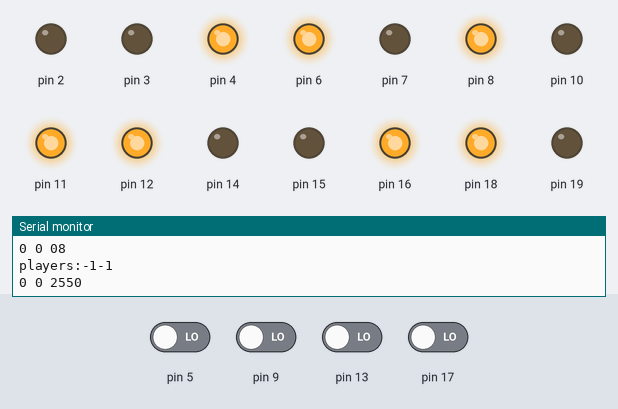
This sketch was run on a simulated Arduino Uno, built with avr-gcc and run on an emulated ATmega328P. Parts: output pins drawn as LEDs (lit = HIGH), the last lines printed to the serial monitor. The test bench sets the inputs (shaded band); at power-on: pin 5, pin 9, pin 13, pin 17 LOW. Random numbers use the default seed unless the sketch sets one.

Above: at 1.3 s.
1.4 s: pin 5 driven HIGH
4.4 s: pin 17 driven HIGH
At 5.4 s:
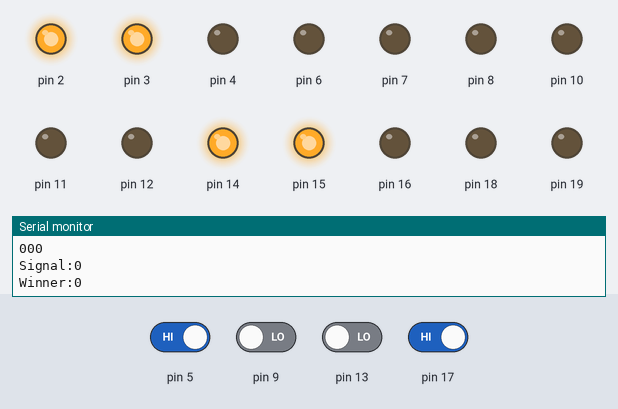
6.1 s: pin 9 driven HIGH
At 6.7 s:
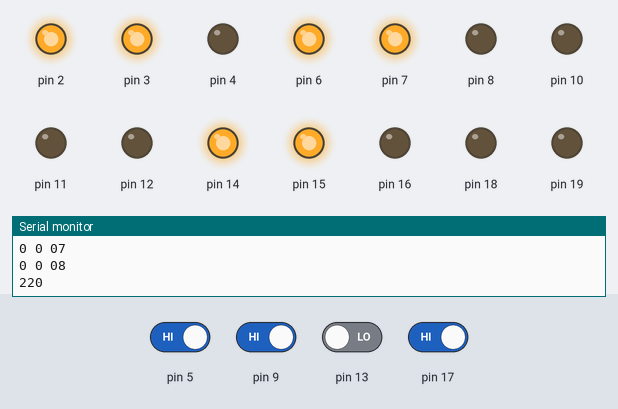
7.6 s: pin 13 driven HIGH
At 8.9 s:
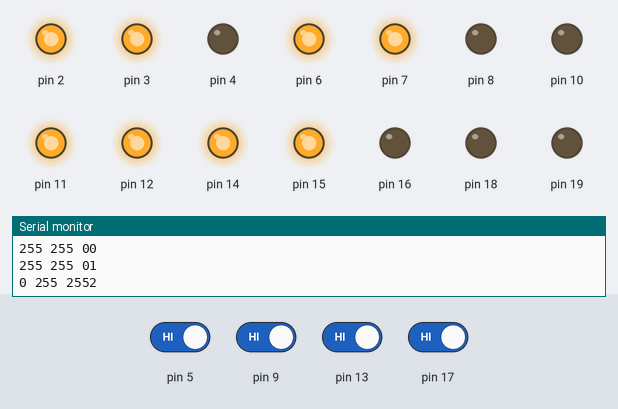
Timing chart, 0 to 10.1 s (numbered marks = the images above; inputs shaded):
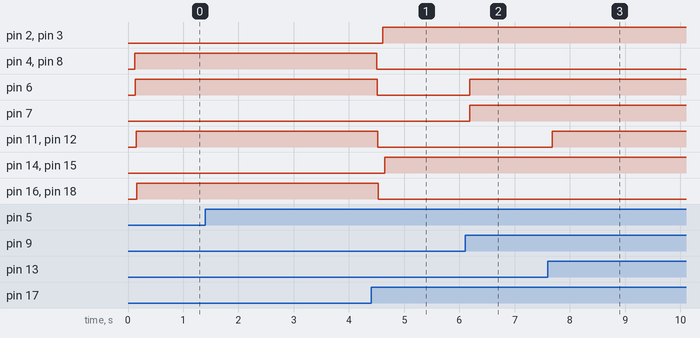

The sketch:

Tick_Tack_Toe_1_5.ino
```cpp
//--Menu---
boolean menu = true;
int players[] = {-1,-1};    //0-> cSchwer 1-> cLeicht 2->player

//--Tick-Tack-Toe---
int leds[][3][3] = {{{0,0,0},{0,0,0},{0,0,0}},
                    {{0,0,0},{0,0,0},{0,0,0}},
                    {{0,0,0},{0,0,0},{0,0,0}}};         //255 -> aus, 0-> an
int board[][3]  = {{0,0,0},
                   {0,0,0},
                   {0,0,0}};  //0-> nobody, 1-> player1, 2-> player2
boolean pl  = true;           //player: true -> player1, false -> player2
int win = 0;
int winanfrm = 0;             //winAnimationFrame


void setup() {                                                                                                 //mögliche Modi: Tick Tack Toe -> PvP,PvC,CvC, Simon Says
  Serial.begin(9600);
  randomSeed(analogRead(0));    //for random numbers

  for(int i = 1; i <= 36; i++){    //36 Ports (2R,3G,4B,5S)
    if(i%4 == 0){
      pinMode(i+1,INPUT);
      Serial.println("IN");
    }
    else{
      pinMode(i+1,OUTPUT);
      Serial.println("OUT");
    }
  }
}

void loop() {
  if(menu){
    get_menu();
    get_input();
    Serial.print("players:");Serial.print(players[0]);Serial.println(players[1]);
    if(players[0] != -1 && players[1] != -1){
      menu = false;
      reset();
    }
  }else{
    int s = get_board();
    if(s == 1){   //reset
      reset();
    }else if(s == 2){ //back to menu
      reset();
      m_reset();
    }

    if(win == 0){
      win = get_win();
    }else{
      winAnimation(win);
    }
    Serial.print("Signal:");
    Serial.println(s);

    Serial.print("Winner:");
    Serial.println(win);
  }
  boardToLeds();
  show();
}

void get_menu(){    //CAREFULL: fliped along x-Axis
  //rot player1          1
  //blau player2         2
  //gruen computerleicht 3
  //gelb computerschwer  4
  board[2][0] = 1;
  board[1][0] = 3;
  board[0][0] = 4;
  board[2][1] = 2;
  board[1][1] = 3;
  board[0][1] = 4;
}

void get_input(){
  for(int i = 0; i < 6; i++){
    if(digitalRead(5+4*i) == HIGH){
      players[i / 3] = i % 3;
    }
  }
}

void reset(){
  for(int i = 0; i < 9; i++){
      leds[i % 3][i / 3][0] = 0;             //255 -> aus, 0-> an
      leds[i % 3][i / 3][1] = 0;
      leds[i % 3][i / 3][2] = 0;
      board[i % 3][i / 3]   = 0;             //0-> nobody, 1-> player1, 2-> player2
  }

  pl  = true;                 //player: true -> player1, false -> player2
  win = 0;
  winanfrm = 0;                //winAnimationFrame
}
void m_reset(){
  menu = true;
  players[0] = -1;
  players[1] = -1;
}

int get_board(){
  for(int i = 0; i < 9; i++){
    if(digitalRead(5+4*i) == HIGH && board[i % 3][i / 3] == 0){  //if it hasn't been pressed befor
      if(pl)
        board[i % 3][i / 3] = 1;    //CAREFULL: fliped along x-Axis
      else
        board[i % 3][i / 3] = 2;    //CAREFULL: fliped along x-Axis
      pl = !pl;
    }
  }
  Serial.print(board[0][0]);
  Serial.print(board[1][0]);
  Serial.println(board[2][0]);
  Serial.print(board[0][1]);
  Serial.print(board[1][1]);
  Serial.println(board[2][1]);
  Serial.print(board[0][2]);
  Serial.print(board[1][2]);
  Serial.println(board[2][2]);

  if(pl){
    if(players[0] == 2){
      for(int i = 0; i < 9; i++){
        if(digitalRead(5+4*i) == HIGH && board[i % 3][i / 3] == 0){  //if it hasn't been pressed befor
          board[i % 3][i / 3] = 1;    //CAREFULL: fliped along x-Axis
          pl = !pl;
        }
      }
    }else if(players[0] == 1){
      simpleAI(0);
    }else if(players[0] == 0){
      harderAI(9);
    }
  }else{
    if(players[1] == 2){
      for(int i = 0; i < 9; i++){
        if(digitalRead(5+4*i) == HIGH && board[i % 3][i / 3] == 0){  //if it hasn't been pressed befor
          board[i % 3][i / 3] = 2;    //CAREFULL: fliped along x-Axis
          pl = !pl;
        }
      }
    }else if(players[1] == 1){
      simpleAI(1);
    }else if(players[1] == 0){
      harderAI(1);
    }

  }


  //--Signals--
  if(digitalRead(5+4*0) && digitalRead(5+4*8)){
    return 1;
  }
  if(digitalRead(5+4*6) && digitalRead(5+4*7) && digitalRead(5+4*8)){
    return 2;
  }
  return 0;
}

void simpleAI(int p){
  int a[9];
  for(int i = 0; i < 9; i++){
    a[i] = floor(random(9));
    for(int j = 0; j < i; j++){
      if(a[j] == a[i]){
        i--;
      }
    }
  }

  for(int i = 0; i < 9; i++){
    if(board[a[i] % 3][a[i] / 3] == 0){
      if(p == 0){
        board[a[i] % 3][a[i] / 3] = 1;    //CAREFULL: fliped along x-Axis
      }else{
        board[a[i] % 3][a[i] / 3] = 2;    //CAREFULL: fliped along x-Axis
      }
      pl = !pl;
      break;
    }
  }
}

void harderAI(int p){   //WIP
  int op = 0; //other player
  if(p == 0){
     op = 1;
  }

  if((board[1][0] == op && board[2][0] == op)                             //--block-at-board[0][0}--
   ||(board[1][1] == op && board[2][2] == op)
   ||(board[0][1] == op && board[0][2] == op)){
    if(p == 0){
      board[0][0] = 1;    //CAREFULL: fliped along x-Axis
    }else{
      board[0][0] = 2;    //CAREFULL: fliped along x-Axis
    }
    pl = !pl;
  }else if((board[1][0] == op && board[0][0] == op)                       //--block-at-board[2][0}--
         ||(board[1][1] == op && board[0][2] == op)
         ||(board[2][1] == op && board[2][2] == op)){
    if(p == 0){
      board[2][0] = 1;    //CAREFULL: fliped along x-Axis
    }else{
      board[2][0] = 2;    //CAREFULL: fliped along x-Axis
    }
    pl = !pl;
  }else if((board[0][1] == op && board[0][0] == op)                       //--block-at-board[0][2}--
         ||(board[2][0] == op && board[1][1] == op)
         ||(board[1][2] == op && board[2][2] == op)){
    if(p == 0){
      board[0][2] = 1;    //CAREFULL: fliped along x-Axis
    }else{
      board[0][2] = 2;    //CAREFULL: fliped along x-Axis
    }
    pl = !pl;
  }else if((board[2][0] == op && board[2][1] == op)                       //--block-at-board[2][2}--
         ||(board[1][1] == op && board[0][0] == op)
         ||(board[2][0] == op && board[2][1] == op)){
    if(p == 0){
      board[2][2] = 1;    //CAREFULL: fliped along x-Axis
    }else{
      board[2][2] = 2;    //CAREFULL: fliped along x-Axis
    }
    pl = !pl;
  }
}


int get_win(){
  if((board[0][0] == 1 && board[0][1] == 1 && board[0][2] == 1)
   ||(board[1][0] == 1 && board[1][1] == 1 && board[1][2] == 1)
   ||(board[2][0] == 1 && board[2][1] == 1 && board[2][2] == 1)
   ||(board[0][0] == 1 && board[1][0] == 1 && board[2][0] == 1)
   ||(board[0][1] == 1 && board[1][1] == 1 && board[2][1] == 1)
   ||(board[0][2] == 1 && board[1][2] == 1 && board[2][2] == 1)
   ||(board[0][0] == 1 && board[1][1] == 1 && board[2][2] == 1)
   ||(board[0][2] == 1 && board[1][1] == 1 && board[2][0] == 1))
      return 1;
  if((board[0][0] == 2 && board[0][1] == 2 && board[0][2] == 2)
   ||(board[1][0] == 2 && board[1][1] == 2 && board[1][2] == 2)
   ||(board[2][0] == 2 && board[2][1] == 2 && board[2][2] == 2)
   ||(board[0][0] == 2 && board[1][0] == 2 && board[2][0] == 2)
   ||(board[0][1] == 2 && board[1][1] == 2 && board[2][1] == 2)
   ||(board[0][2] == 2 && board[1][2] == 2 && board[2][2] == 2)
   ||(board[0][0] == 2 && board[1][1] == 2 && board[2][2] == 2)
   ||(board[0][2] == 2 && board[1][1] == 2 && board[2][0] == 2))
      return 2;
  return 0;
}


void winAnimation(int w){
   for(int i = 0; i < 9; i++){
      board[i % 3][i / 3] = w;
   }
}

void boardToLeds(){
  for(int i = 0; i < 9; i++){
    if(board[i % 3][i / 3] == 1){
      leds[i % 3][i / 3][0] = 0;
      leds[i % 3][i / 3][1] = 255;
      leds[i % 3][i / 3][2] = 255;
    }else if(board[i % 3][i / 3] == 2){
      leds[i % 3][i / 3][0] = 255;
      leds[i % 3][i / 3][1] = 255;
      leds[i % 3][i / 3][2] = 0;
    }else if(board[i % 3][i / 3] == 3){
      leds[i % 3][i / 3][0] = 255;
      leds[i % 3][i / 3][1] = 0;
      leds[i % 3][i / 3][2] = 255;
    }else if(board[i % 3][i / 3] == 4){
      leds[i % 3][i / 3][0] = 0;
      leds[i % 3][i / 3][1] = 0;
      leds[i % 3][i / 3][2] = 255;
    }else if(board[i % 3][i / 3] == 5){
      leds[i % 3][i / 3][0] = 0;
      leds[i % 3][i / 3][1] = 255;
      leds[i % 3][i / 3][2] = 0;
    }else if(board[i % 3][i / 3] == 6){
      leds[i % 3][i / 3][0] = 255;
      leds[i % 3][i / 3][1] = 0;
      leds[i % 3][i / 3][2] = 0;
    }else if(board[i % 3][i / 3] == 0){
      leds[i % 3][i / 3][0] = 0;
      leds[i % 3][i / 3][1] = 0;
      leds[i % 3][i / 3][2] = 0;
    }
  }
}


void show(){
  for(int i = 0; i < 9; i++){
    digitalWrite(2+4*i,leds[i % 3][i / 3][0]);
    digitalWrite(3+4*i,leds[i % 3][i / 3][1]);  //grün
    digitalWrite(4+4*i,leds[i % 3][i / 3][2]);
    Serial.print(leds[i % 3][i / 3][0]);Serial.print(" ");Serial.print(leds[i % 3][i / 3][1]);Serial.print(" ");Serial.print(leds[i % 3][i / 3][2]);
    Serial.println(i);
  }
}
```

Measured:
- after the input at 4.4 s, pin 2, pin 3: LOW → HIGH after 0.22 s; pin 4: HIGH → LOW after 0.10 s; pin 6, pin 8: HIGH → LOW after 0.11 s; pin 11, pin 12: HIGH → LOW after 0.12 s; pin 14, pin 15: LOW → HIGH after 0.24 s
- after the input at 6.1 s, pin 6, pin 7: LOW → HIGH after 0.08 s
- after the input at 7.6 s, pin 11, pin 12: LOW → HIGH after 0.08 s
